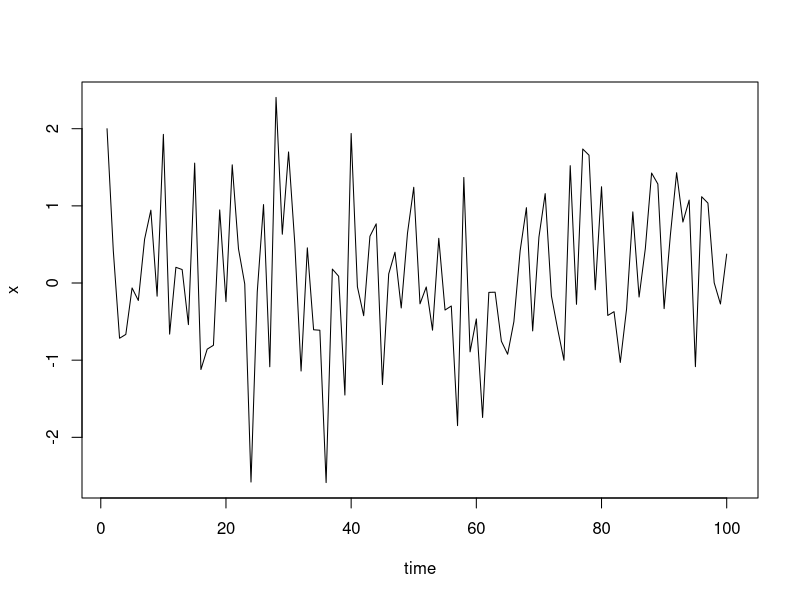
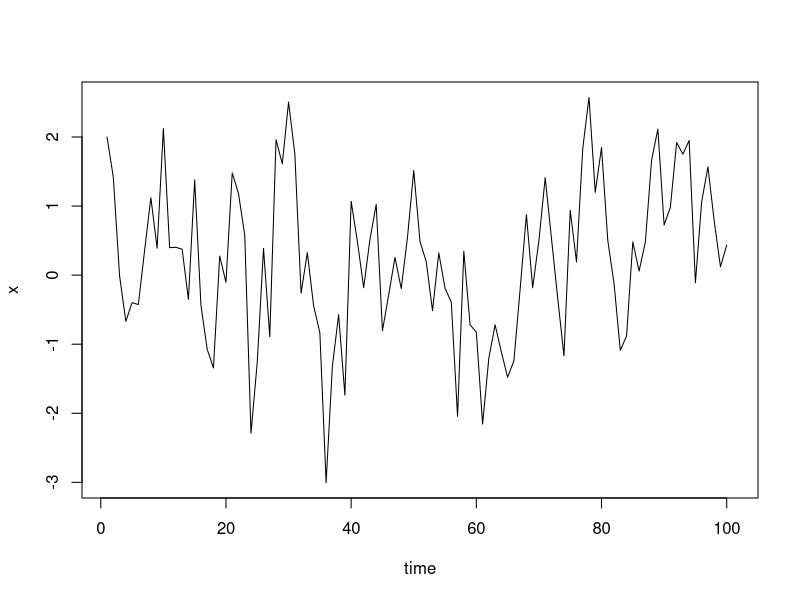
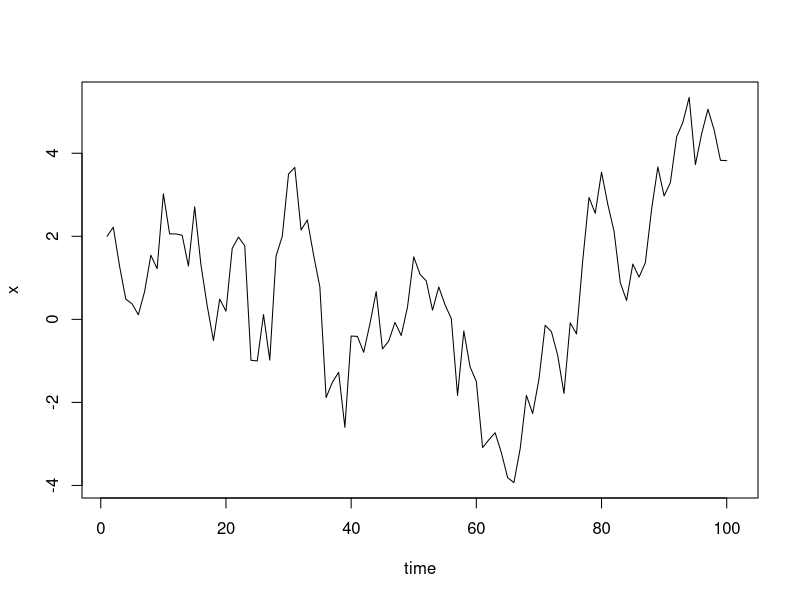
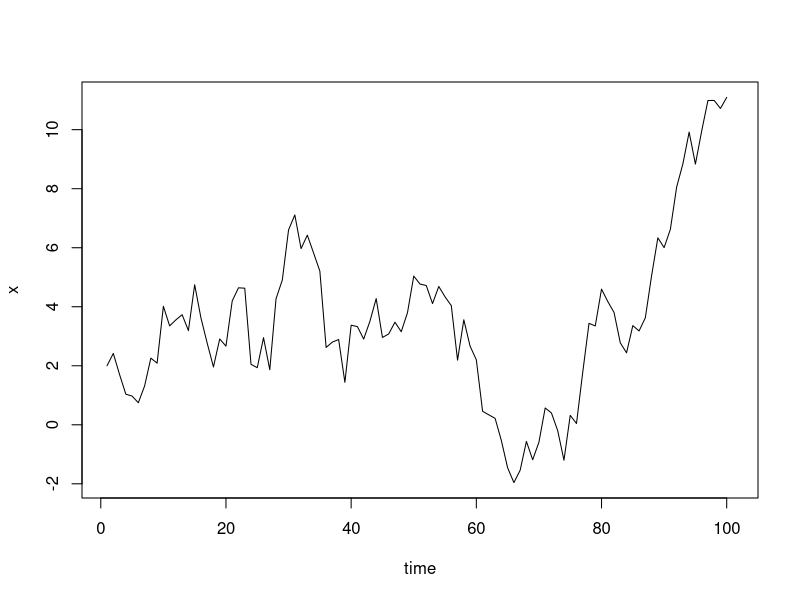
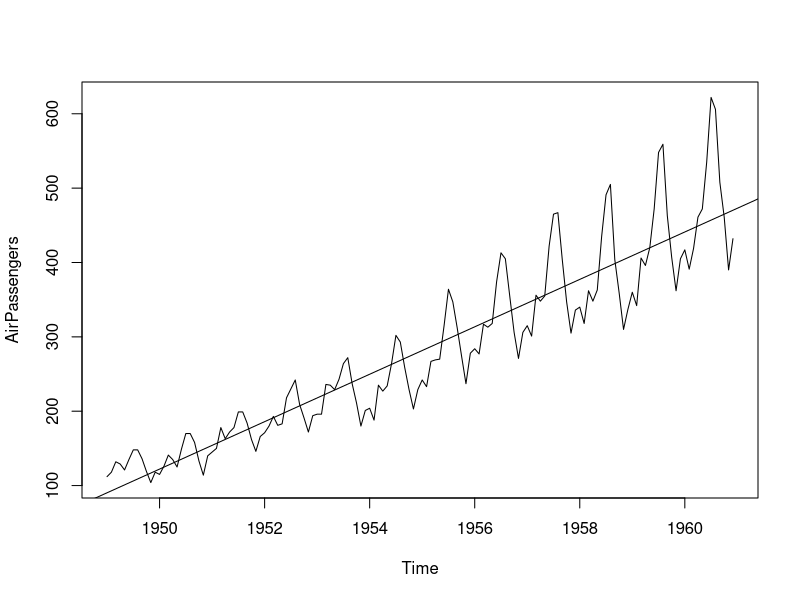
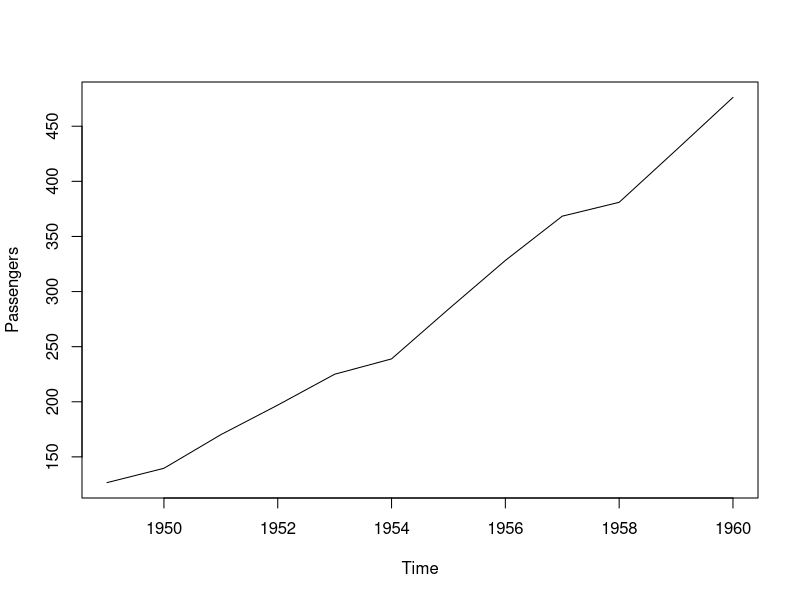
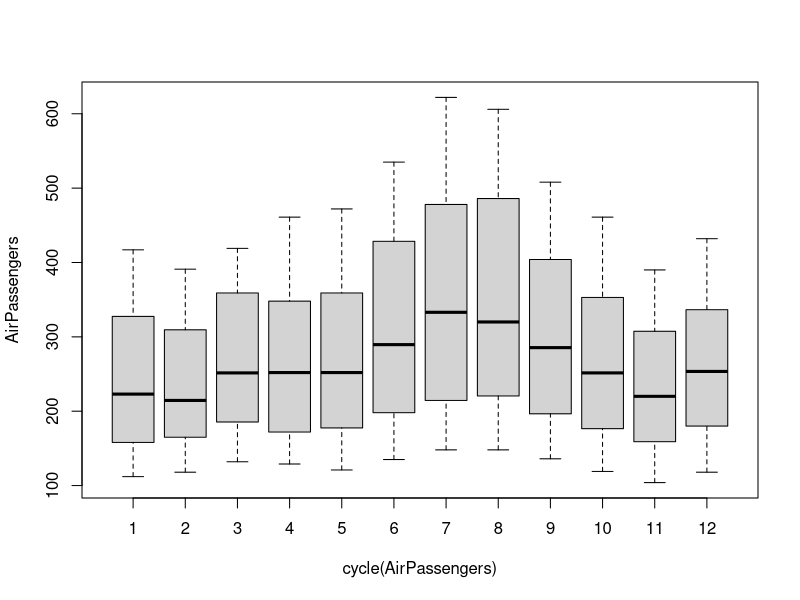
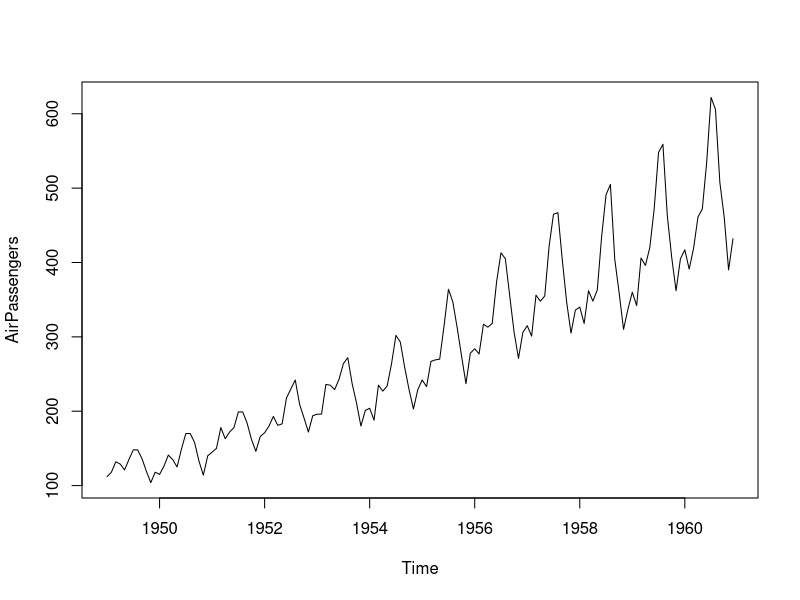

Here is the R script that generated these plots, in order:
## ---- chunk 1
library(tseries)
# library(ggplot2)
## ---- chunk 2
#Generate random normal errors
error1<-rnorm(100)
x<-c(1:101)
x[1]<-2
rho<-0
time<-c(1:101)
for(i in 2:101){
x[i]<-rho*x[i-1]+error1[i]  
}
plot(time,x, type="l")
## ---- chunk 3
rho<-0.5
time<-c(1:101)
for(i in 2:101){
x[i]<-rho*x[i-1]+error1[i]  
}
plot(time,x, type="l")
## ---- chunk 4
rho<-0.9
time<-c(1:101)
for(i in 2:101){
x[i]<-rho*x[i-1]+error1[i]  
}
plot(time,x, type="l")
## ---- chunk 5
rho<-1
time<-c(1:101)
for(i in 2:101){
x[i]<-rho*x[i-1]+error1[i]  
}
plot(time,x, type="l")
## ---- chunk 6
data(AirPassengers)
class(AirPassengers)
#This tells you that the data series is in a time series format
start(AirPassengers)
#This is the start of the time series
end(AirPassengers)
#This is the end of the time series
## ---- chunk 7
frequency(AirPassengers)
#The cycle of this time series is 12months in a year
summary(AirPassengers)
## ---- chunk 8
#The number of passengers are distributed across the spectrum
plot(AirPassengers)
#This will plot the time series
abline(reg=lm(AirPassengers~time(AirPassengers)))
# This will fit in a line
## ---- chunk 9
cycle(AirPassengers)
#This will print the cycle across years.
## ---- chunk 10
plot(aggregate(AirPassengers,FUN=mean), ylab="Passengers")
#This will aggregate the cycles and display a year on year trend
## ---- chunk 11
boxplot(AirPassengers~cycle(AirPassengers))
#Box plot across months will give us a sense on seasonal effect
## ---- chunk 12
plot(AirPassengers)
## ---- chunk 13
adf.test(diff(log(AirPassengers)), alternative="stationary", k=0)
## ---- chunk 14
acf(log(AirPassengers))
## ---- chunk 15
fit <- arima(log(AirPassengers), c(0, 1, 1),seasonal = list(order = c(0, 1, 1), period = 12))
pred <- predict(fit, n.ahead = 10*12)
ts.plot(AirPassengers,2.718^pred$pred, log = "y", lty = c(1,3))
